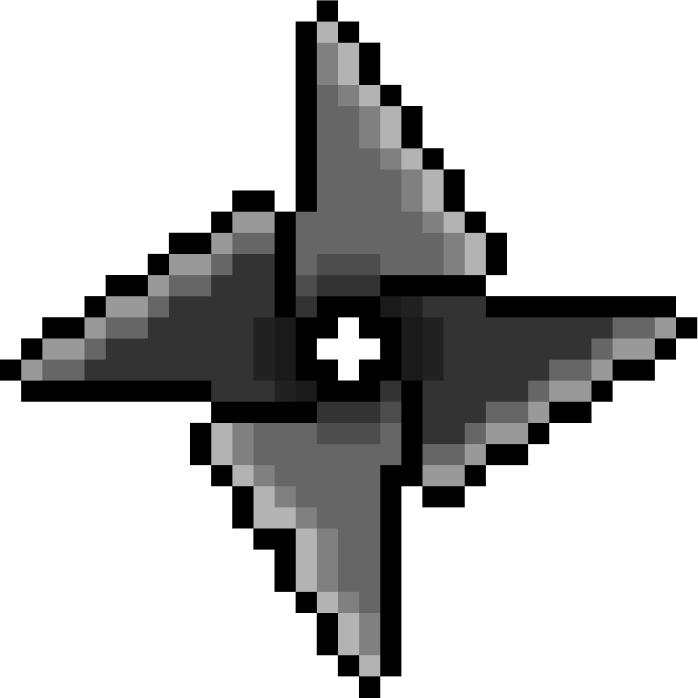
#> input picture data/shuriken.png, 1395 x 1395 px (shown at 1/2 size)
$ python 'генерация анимации сюрикена.py'
#> lines starting #> are read from the running program, lines starting #| are printed output that depends on the picture
from PIL import Image

im = Image.open('data/shuriken.png')
#> im is the input picture: PIL image 1395x1395 RGBA; mean R, G, B, A 22.5, 22.5, 22.5, 88.9
size = 25
kol = 13
im.thumbnail((size, size))
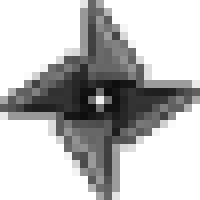
#> im: PIL image 25x25 RGBA (shown 8 times larger); mean R, G, B, A 23.6, 23.6, 23.6, 89; transparent parts drawn white
res_im = Image.new('RGB', (size * kol, size), (255, 255, 255))
#> res_im: PIL image 325x25 RGB; every value is 255
for i, angle in enumerate(range(0, 361, 30)):
    res_im.paste(im.rotate(angle), (i * size, 0))
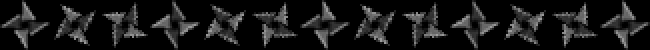
#> res_im: PIL image 325x25 RGB (shown 2 times larger); min 0, max 156, mean 23
res_im.save('data/move_shuriken.png', 'png')

$ run again, with data/Heart2.png copied over data/shuriken.png
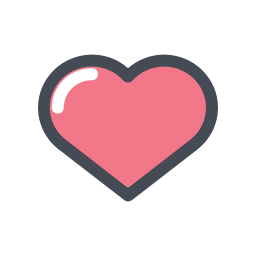
#> input picture data/Heart2.png, 256 x 256 px
#> im is the input picture: PIL image 256x256 RGBA; mean R, G, B, A 54.4, 32, 36, 72.8
#> `im.thumbnail((size, size))`:
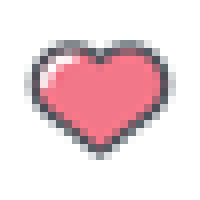
#> im: PIL image 25x25 RGBA (shown 8 times larger); mean R, G, B, A 57.4, 35.7, 40.1, 72.9; transparent parts drawn white
#> after the loop `for i, angle in enumerate(range(0, 361, 30)):`:
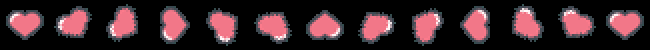
#> res_im: PIL image 325x25 RGB (shown 2 times larger); mean R, G, B 57.6, 35.7, 40.1

$ run again, with data/backpack.png copied over data/shuriken.png
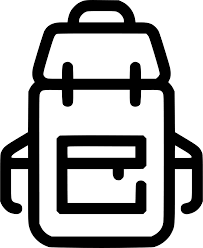
#> input picture data/backpack.png, 203 x 248 px
#> im is the input picture: PIL image 203x248 P; min 0, max 255, mean 172.2
#> `im.thumbnail((size, size))`:
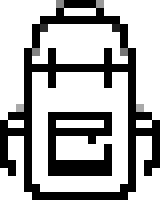
#> im: PIL image 20x25 P (shown 8 times larger); min 0, max 255, mean 173.3
#> after the loop `for i, angle in enumerate(range(0, 361, 30)):`:
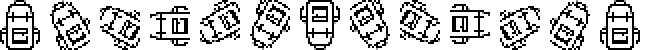
#> res_im: PIL image 325x25 RGB (shown 2 times larger); min 0, max 255, mean 196.4
